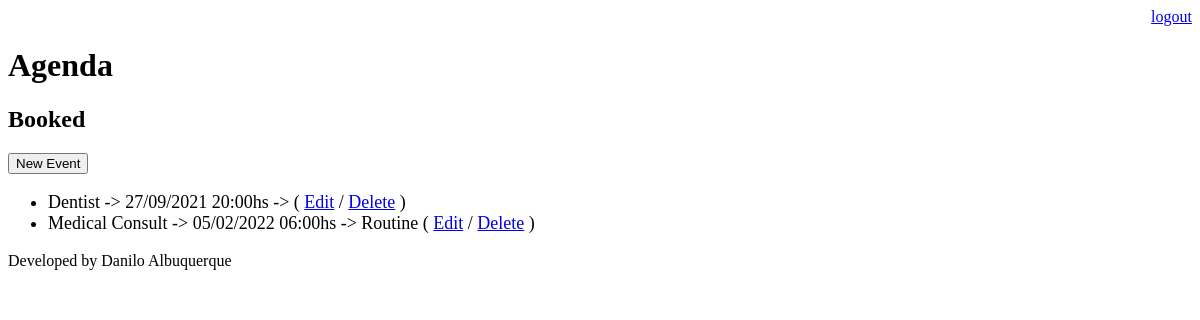
/agenda/ (signed in), run on an earlier commit of the app's database.
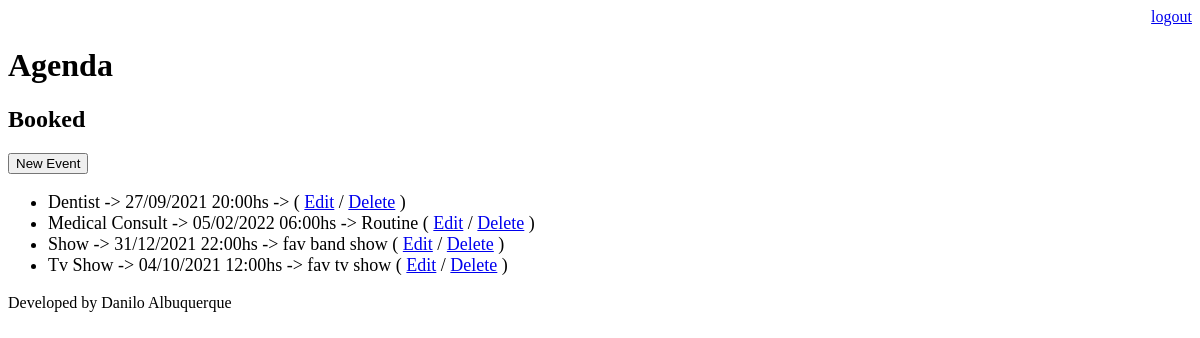
And on a later commit of the database.
### core/models.py (models this page shows, shortened)
class Event(models.Model):
    title = models.CharField(max_length=100)
    description = models.TextField(blank=True, null=True)
    event_date = models.DateTimeField(verbose_name='Event date')
    creation_date = models.DateTimeField(auto_now=True)
    user = models.ForeignKey(User, on_delete=models.CASCADE)
    class Meta:
        db_table = 'event'
    def get_data_creation(self):
        return self.event_date.strftime('%d/%m/%Y %H:%Mhs')

### core/views.py (the view)
# urls.py: path('agenda/', views.events_list),
@login_required(login_url='/login/')
def events_list(request):
    user = request.user
    event = Event.objects.filter(user=user)
    data = {'events':event}
    return render(request, 'agenda.html', data)

### templates/agenda.html
{% extends "model-page.html" %}
{% block content %}
    <h2>Booked</h2>
    <a href="event/">
        <button type="button">New Event</button>
    </a>
    <ul style="font-size: 18px">
        {% for event in events %}
            <li>
                {{ event.title }} -> {{ event.get_data_creation }} -> {{ event.description }}
                ( <a href="event/?id={{ event.id }}">Edit</a>
                / <a href="event/delete/{{ event.id }}/">Delete</a> )
            </li>
        {% endfor %}
    </ul>
{% endblock %}

What changed in the data, as far as the page shows it:
added Event: title "Show", get_data_creation "31/12/2021 22:00hs", description "fav band show"
added Event: title "Tv Show", get_data_creation "04/10/2021 12:00hs", description "fav tv show"
